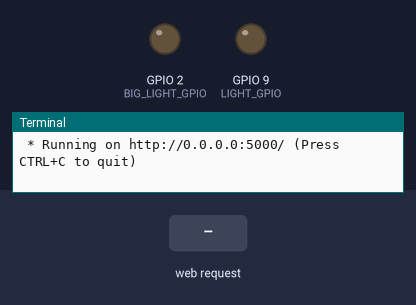
The program below on a simulated Raspberry Pi (BCM pin numbers). Parts: output pins drawn as LEDs (lit = HIGH), the last lines printed to the terminal. The test bench sets the inputs (shaded band). The clock reads 2024-03-15 10:24:30 at power-on unless the program sets it.

Above: at 1.2 s.
1.3 s: HTTP request for /toggle received
At 1.8 s:
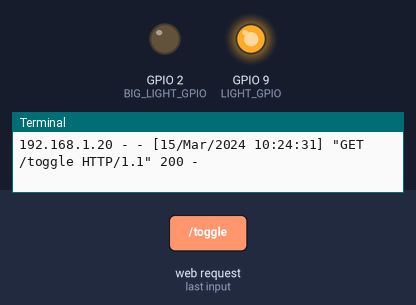
2.8 s: HTTP request for /toggle_big received
At 4.0 s:
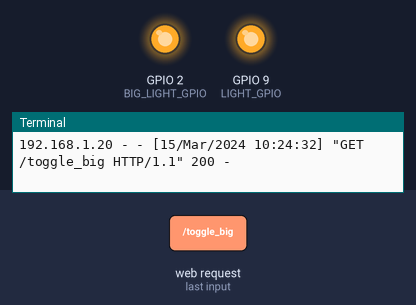
4.3 s: HTTP request for /toggle received
At 5.3 s:
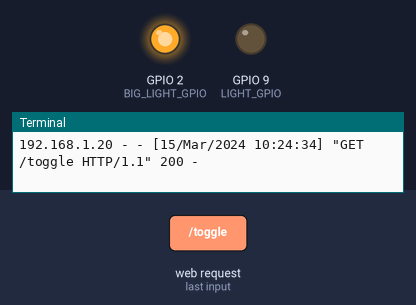
Timing chart, 0 to 7.3 s (numbered marks = the images above; inputs shaded):
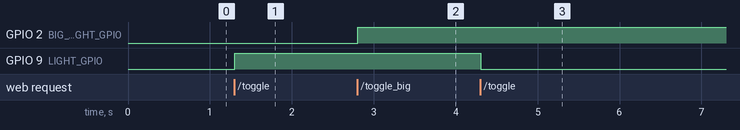

The program:

flask_light.py
```python
import RPi.GPIO as GPIO
from flask import Flask

app = Flask(__name__)

LIGHT_GPIO = 9
BIG_LIGHT_GPIO = 2

GPIO.setmode(GPIO.BCM)

GPIO.setup(LIGHT_GPIO, GPIO.OUT)
GPIO.setup(BIG_LIGHT_GPIO, GPIO.OUT)

@app.route("/toggle")
def small_light():
    if GPIO.input(LIGHT_GPIO):
        GPIO.output(LIGHT_GPIO, GPIO.LOW)
    else:
        GPIO.output(LIGHT_GPIO, GPIO.HIGH)

    return "done"

@app.route("/toggle_big")
def big_light():
    if GPIO.input(BIG_LIGHT_GPIO):
        GPIO.output(BIG_LIGHT_GPIO, GPIO.LOW)
    else:
        GPIO.output(BIG_LIGHT_GPIO, GPIO.HIGH)

    return "done"


if __name__ == "__main__":
    app.run(host='0.0.0.0', port=5000, debug=True)
```

Measured:
- after the input at 1.3 s, GPIO 9 (LIGHT_GPIO): LOW → HIGH at once
- after the input at 2.8 s, GPIO 2 (BIG_LIGHT_GPIO): LOW → HIGH at once
- after the input at 4.3 s, GPIO 9 (LIGHT_GPIO): HIGH → LOW at once
